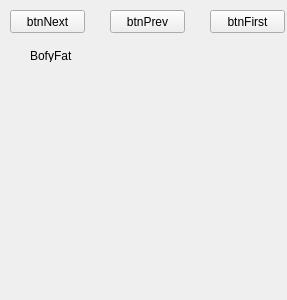
<?xml version="1.0" encoding="UTF-8"?>
<ui version="4.0">
 <class>QBodyFatMeasurePage</class>
 <widget class="QWidget" name="QBodyFatMeasurePage">
  <property name="geometry">
   <rect>
    <x>0</x>
    <y>0</y>
    <width>287</width>
    <height>300</height>
   </rect>
  </property>
  <property name="windowTitle">
   <string>QBodyFatMeasurePage</string>
  </property>
  <widget class="QPushButton" name="btnFirst">
   <property name="geometry">
    <rect>
     <x>210</x>
     <y>10</y>
     <width>75</width>
     <height>23</height>
    </rect>
   </property>
   <property name="text">
    <string>btnFirst</string>
   </property>
  </widget>
  <widget class="QPushButton" name="btnNext">
   <property name="geometry">
    <rect>
     <x>10</x>
     <y>10</y>
     <width>75</width>
     <height>23</height>
    </rect>
   </property>
   <property name="text">
    <string>btnNext</string>
   </property>
  </widget>
  <widget class="QPushButton" name="btnPrev">
   <property name="geometry">
    <rect>
     <x>110</x>
     <y>10</y>
     <width>75</width>
     <height>23</height>
    </rect>
   </property>
   <property name="text">
    <string>btnPrev</string>
   </property>
  </widget>
  <widget class="QLabel" name="label">
   <property name="geometry">
    <rect>
     <x>30</x>
     <y>50</y>
     <width>54</width>
     <height>12</height>
    </rect>
   </property>
   <property name="text">
    <string>BofyFat</string>
   </property>
  </widget>
 </widget>
 <layoutdefault spacing="6" margin="11"/>
 <resources/>
 <connections/>
</ui>
